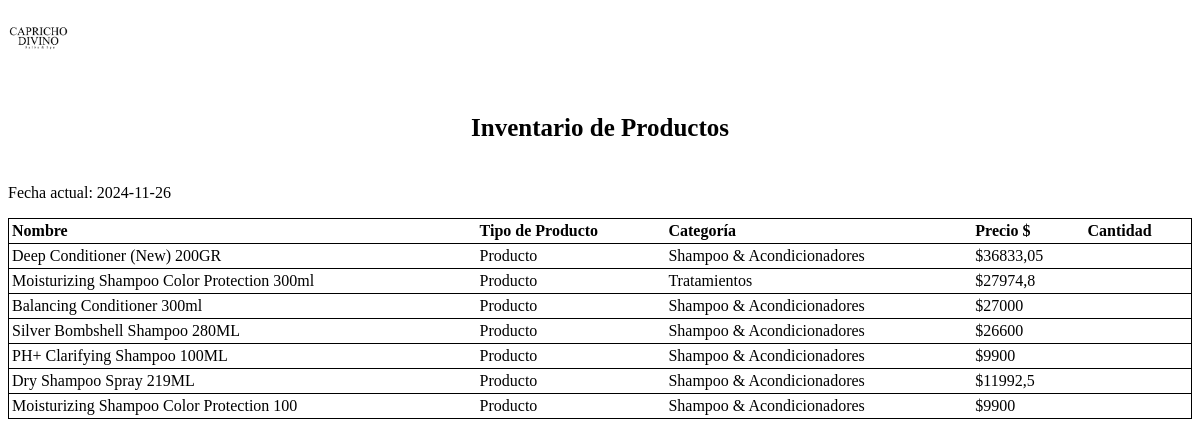
The app's page /paginas/verInventario/, older data.
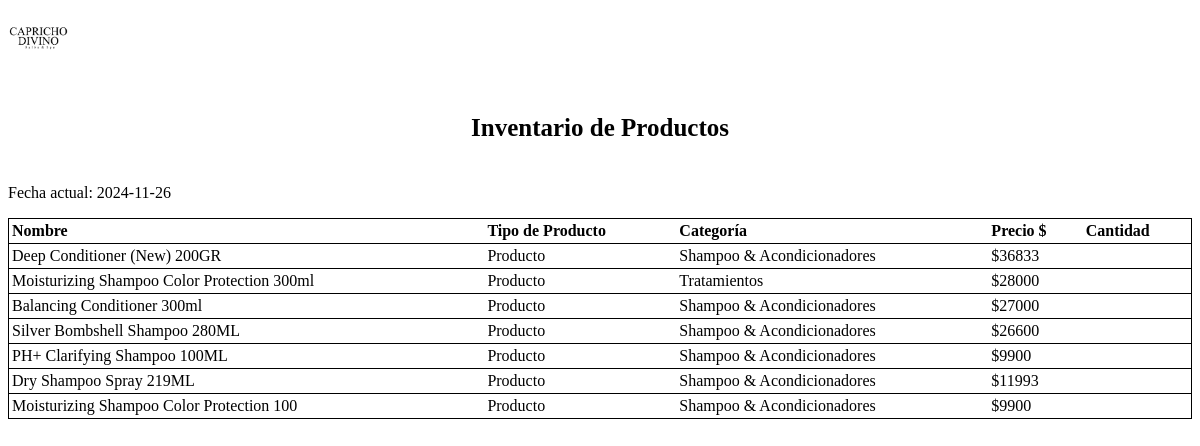
The same page, newer data.
### core/models.py (models this page shows, shortened)
class Item(models.Model):
    nombre = models.CharField(max_length=100, null=False)
    descripcion = models.TextField(null=True, blank=True)
    categoria = models.ForeignKey(Categoria, on_delete=models.CASCADE, related_name='items')
    tipo = models.CharField(max_length=50, choices=[('producto', 'Producto'), ('servicio', 'Servicio')])
    costo = models.IntegerField(default=0)
    costo2 = models.IntegerField(default=0)
    picture = models.ImageField(upload_to='media/items/', null=True, blank=True)
    descuento = models.DecimalField(max_digits=4, decimal_places=2, null=True, blank=True, default=0.00)
    class Meta:
        verbose_name = 'item'
        verbose_name_plural = 'items'

class Categoria(models.Model):
    nombre = models.CharField(max_length=100, unique=True)
    def __str__(self):
        return self.nombre

### core/views.py (the view)
# urls.py: path("paginas/verInventario/", views.verInventario.as_view(), name="verInventario"),
class verInventario(View):
    def get(self, request, *args, **kwargs):
        productos = Item.objects.filter(tipo='producto')
        form = editarProductoForm()
        context = {
            'productos': productos,
            'form': form,
        }
        if 'pdf' in request.GET:
            pdf = render_to_pdf('inventario/verInventario.html', context)
            return HttpResponse(pdf, content_type='application/pdf')
        return render(request, 'inventario/verInventario.html', context)

### core/cart.py (called while the page is built, shortened)
  def __iter__(self):
    cart = copy.deepcopy(self.cart)
    productos = Producto.objects.filter(id__in=cart)
    for producto in productos:
      cart[str(producto.id)]["producto"] = producto

### core/context_processors.py (called while the page is built)
def cart_badge(request):
    cart = Cart(request)
    item_count = sum(item['cantidad'] for item in cart)
    return {'cart_badge': item_count}

### core/templates/inventario/verInventario.html (shortened to what this page needs)
<!DOCTYPE html>
<html lang="en">
<head>
</head>
<body>
    {% load tz %}
    <div class="container">
        <div class="row">
            <div class="col-md-12">
                <div class="wrapper">
                    <div class="logo">
                        <img src="/static/img/CD.png" alt="Image" height="60px">
                    </div>
                    <h5 style="font-size: 25px; text-align: center;">
                        Inventario de Productos
                    </h5>
                    <p>Fecha actual: {% now "Y-m-d" %}</p>
                    <div>
                        <table style="text-align: center;">
                            <thead>
                                <tr>
                                    <th>Nombre</th>
                                    <th>Tipo de Producto</th>
                                    <th>Categoría</th>
                                    <th>Precio $</th>
                                    <th>Cantidad</th>
                                </tr>
                            </thead>
                            <tbody>
                                {% for i in productos %}
                                <tr>
                                    <td>{{i.nombre}}</td>
                                    <td>{{i.tipo|title}}</td>
                                    <td>{{i.categoria}}</td>
                                    <td>${{i.costo}}</td>
                                    <td>{{i.cantidad}}</td>
                                </tr>
                                {% endfor %}
                            </tbody>
                        </table>
                    </div>
                </div>
            </div>
        </div>
</body>
</html>

Row changes from the older to the newer data that the page shows:
changed Item "Deep Conditioner (New) 200GR": costo "36833,05" → "36833"
changed Item "Moisturizing Shampoo Color Protection 300ml": costo "27974,8" → "28000"
changed Item "Dry Shampoo Spray 219ML": costo "11992,5" → "11993"
